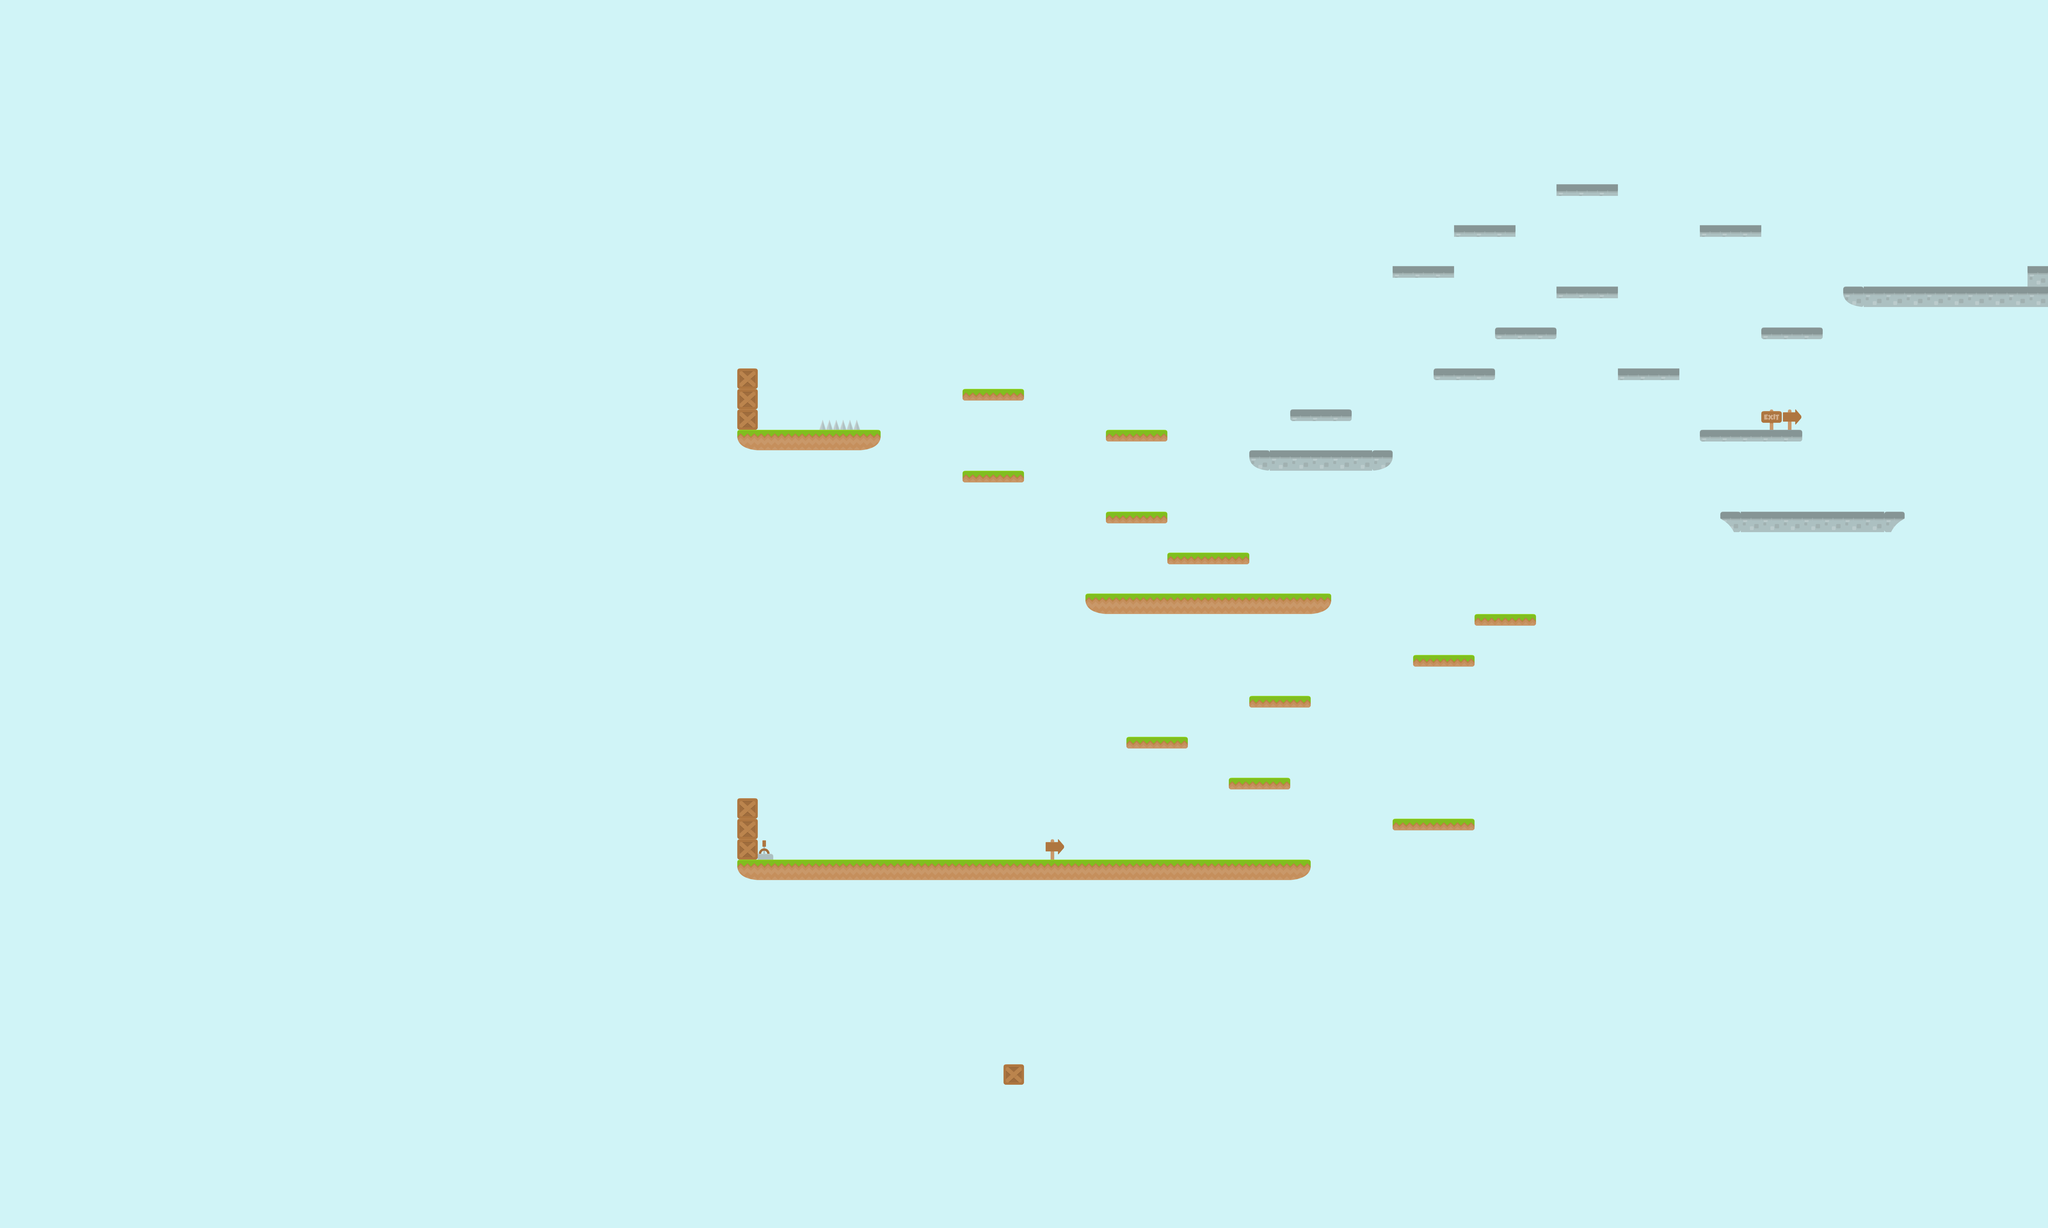

This is a level from a 2D game, rendered from its Tiled map with the project's own tilesets. A one-line summary and the map file follow, with tile-layer data summarised:
An orthogonal 100x60 tile map with 70x70 px tiles, 3 tile layers (background, floor, props), 19 tilesets and 37 objects (30x floor, spike, coin, green, red, ...).

<map version="1.2" tiledversion="1.2.4" orientation="orthogonal" renderorder="right-down" width="100" height="60" tilewidth="70" tileheight="70" infinite="0" nextlayerid="17" nextobjectid="194">
 <tileset firstgid="1" source="bush.tsx" />
 <tileset firstgid="2" source="chain.tsx" />
 <tileset firstgid="3" source="cloud1.tsx" />
 <tileset firstgid="4" source="cloud2.tsx" />
 <tileset firstgid="5" source="cloud3.tsx" />
 <tileset firstgid="6" source="flagBlue.tsx" />
 <tileset firstgid="7" source="flagBlue2.tsx" />
 <tileset firstgid="8" source="flagBlueHanging.tsx" />
 <tileset firstgid="9" source="flagRed.tsx" />
 <tileset firstgid="10" source="flagRedHanging.tsx" />
 <tileset firstgid="11" source="flagYellow.tsx" />
 <tileset firstgid="12" source="flagYellow2.tsx" />
 <tileset firstgid="13" source="gemBlue.tsx" />
 <tileset firstgid="14" source="items_spritesheet.tsx" />
 <tileset firstgid="78" source="spikes.tsx" />
 <tileset firstgid="79" source="switchMid.tsx" />
 <tileset firstgid="80" source="switchRight.tsx" />
 <tileset firstgid="81" source="tiles_spritesheet.tsx" />
 <tileset firstgid="237" source="bg.tsx" />
 <layer id="4" name="background" width="100" height="60">
  <data>[6000 cells, 6000 non-empty, 9 distinct tile ids]</data>
 </layer>
 <layer id="5" name="floor" width="100" height="60">
  <data>[6000 cells, 147 non-empty, 15 distinct tile ids]</data>
 </layer>
 <layer id="6" name="props" width="100" height="60">
  <data>[6000 cells, 10 non-empty, 5 distinct tile ids]</data>
 </layer>
 <objectgroup id="2" name="floor">
  <object id="147" name="floor" x="555.636" y="-0.06" width="72.7273" height="4192.12" />
  <object id="158" name="floor" x="2517.79" y="559.94" width="72.7273" height="4192.12" />
  <object id="159" name="floor" x="3718.82" y="2033.82" width="819.394" height="60.2424" />
  <object id="160" name="floor" x="2518.16" y="2943.27" width="1949.7" height="60.2424" />
  <object id="161" name="floor" x="4203.19" y="2662.18" width="203.394" height="33.5758" />
  <object id="162" name="floor" x="3852.82" y="2523.15" width="203.394" height="33.5758" />
  <object id="163" name="floor" x="4272.82" y="2384.49" width="203.394" height="33.5758" />
  <object id="164" name="floor" x="4832.82" y="2241.82" width="203.394" height="33.5758" />
  <object id="165" name="floor" x="5042.16" y="2101.15" width="203.394" height="33.5758" />
  <object id="166" name="floor" x="4762.16" y="2801.82" width="274.061" height="33.5758" />
  <object id="167" name="floor" x="3991.49" y="1893.15" width="274.061" height="33.5758" />
  <object id="168" name="floor" x="3292.82" y="1615.15" width="203.394" height="33.5758" />
  <object id="169" name="floor" x="3782.82" y="1473.15" width="203.394" height="33.5758" />
  <object id="170" name="floor" x="3292.82" y="1331.15" width="203.394" height="33.5758" />
  <object id="171" name="floor" x="2592.82" y="1471.15" width="409.394" height="65.5758" />
  <object id="172" name="spike" x="2806.82" y="1440.15" width="125.394" height="28.5758" />
  <object id="173" name="floor" x="3782.04" y="1752.24" width="203.394" height="33.5758" />
  <object id="174" name="floor" x="5815.13" y="1473.45" width="342.061" height="33.5758" />
  <object id="175" name="coin" x="2956.52" y="1415.94" width="36" height="34" />
  <object id="176" name="key" type="green" x="2668.82" y="1414.15" width="51.394" height="49.5758" />
  <object id="177" name="key" type="red" x="2740.82" y="2881.15" width="51.394" height="49.5758" />
  <object id="178" name="key" type="yellow" x="2810.82" y="2881.15" width="51.394" height="49.5758" />
  <object id="179" name="key" type="blue" x="2880.82" y="2881.15" width="51.394" height="49.5758" />
  <object id="180" name="player" x="3344.52" y="2841.94" width="36" height="38" />
  <object id="181" name="floor" x="5535.49" y="1264.49" width="203.394" height="33.5758" />
  <object id="182" name="floor" x="5115.49" y="1125.82" width="203.394" height="33.5758" />
  <object id="183" name="floor" x="4904.82" y="1264.49" width="203.394" height="33.5758" />
  <object id="184" name="floor" x="4416.82" y="1403.15" width="203.394" height="33.5758" />
  <object id="185" name="floor" x="6024.82" y="1121.82" width="203.394" height="33.5758" />
  <object id="186" name="floor" x="4278.16" y="1544.49" width="476.727" height="56.2424" />
  <object id="187" name="floor" x="5888.82" y="1749.82" width="623.394" height="60.2424" />
  <object id="188" name="floor" x="6302.82" y="981.819" width="699.394" height="60.2424" />
  <object id="189" name="floor" x="5322.3" y="983.212" width="203.394" height="33.5758" />
  <object id="190" name="floor" x="5812.3" y="771.212" width="203.394" height="33.5758" />
  <object id="191" name="floor" x="5322.3" y="633.212" width="203.394" height="33.5758" />
  <object id="192" name="floor" x="4974.3" y="769.212" width="203.394" height="33.5758" />
  <object id="193" name="floor" x="4762.3" y="915.212" width="203.394" height="33.5758" />
 </objectgroup>
</map>
